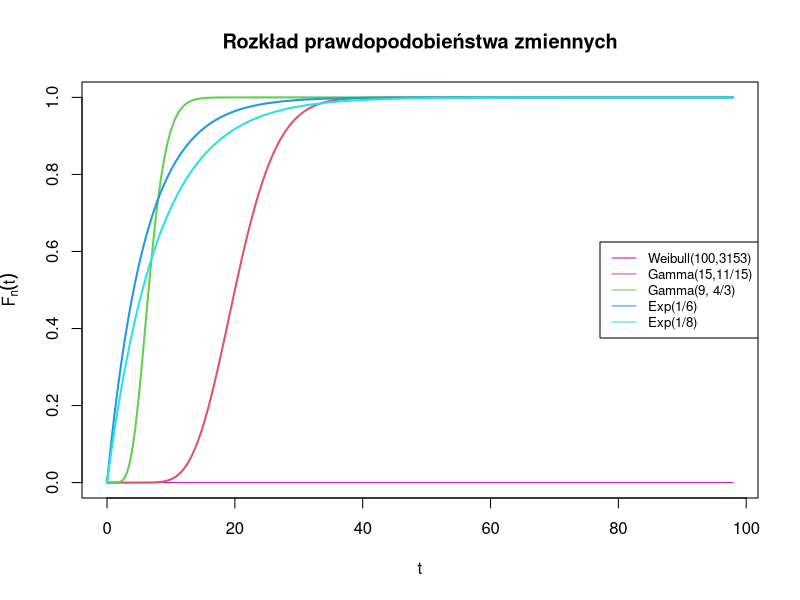
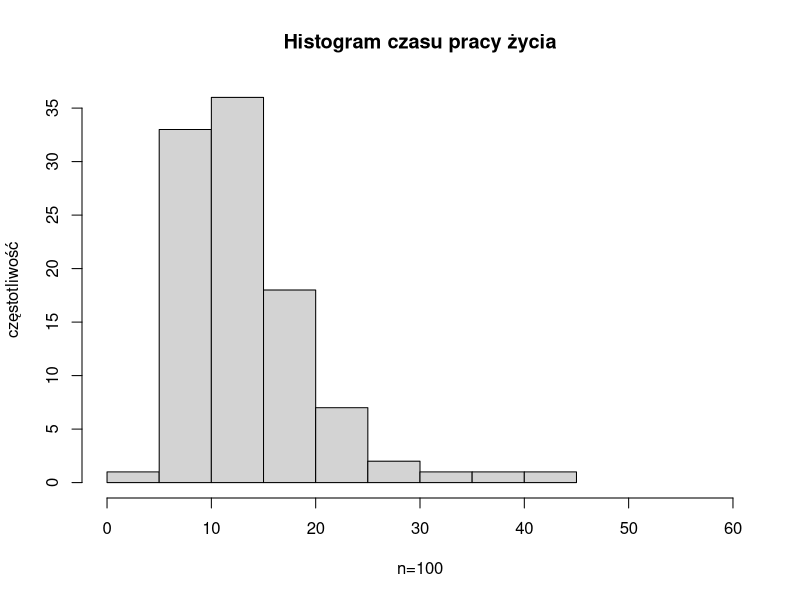
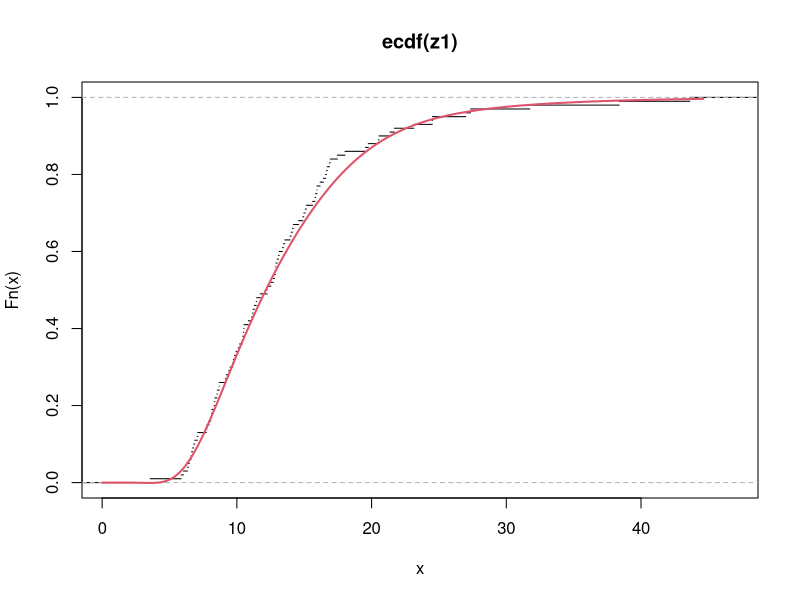
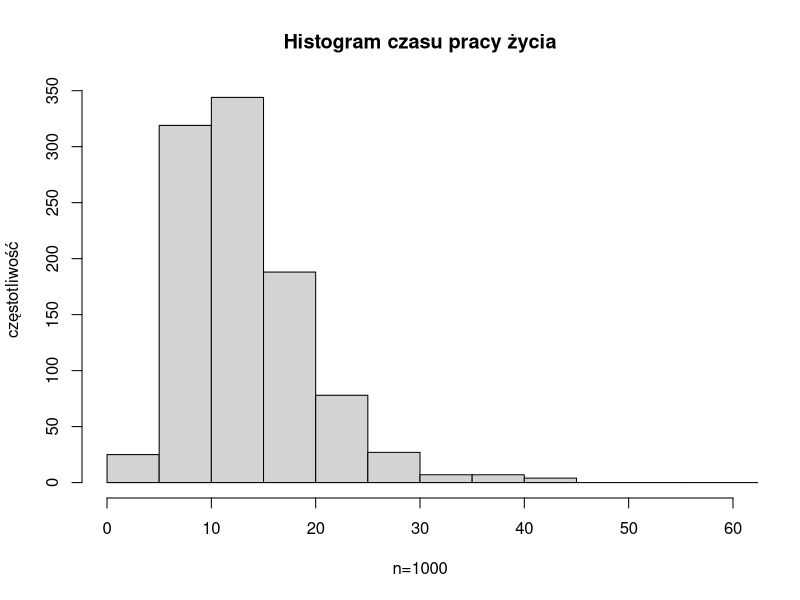
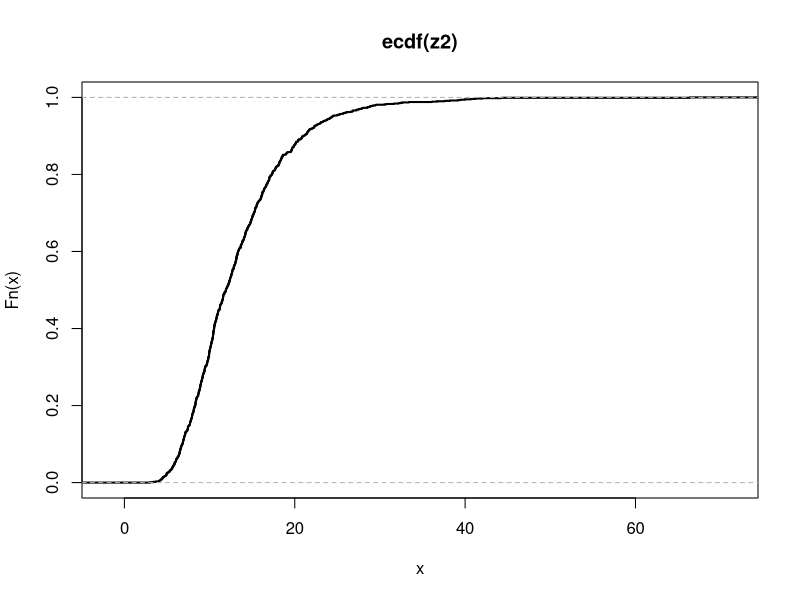
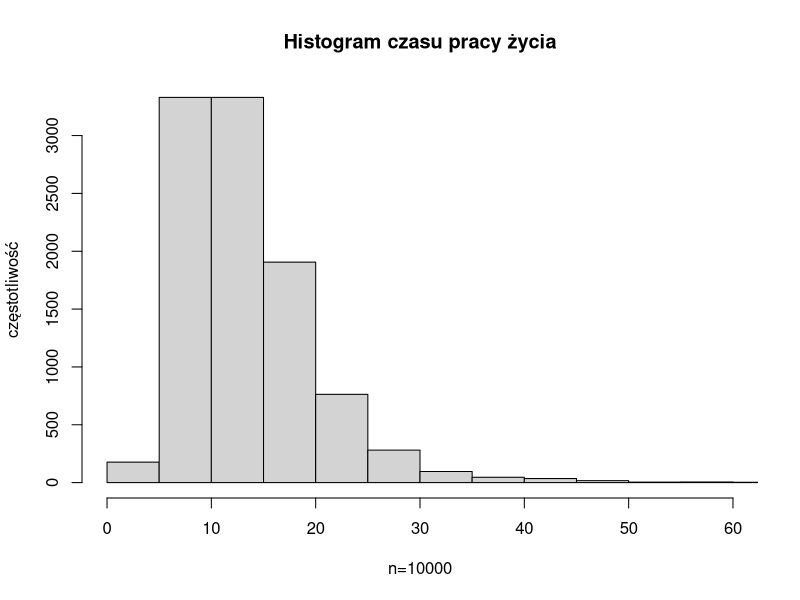
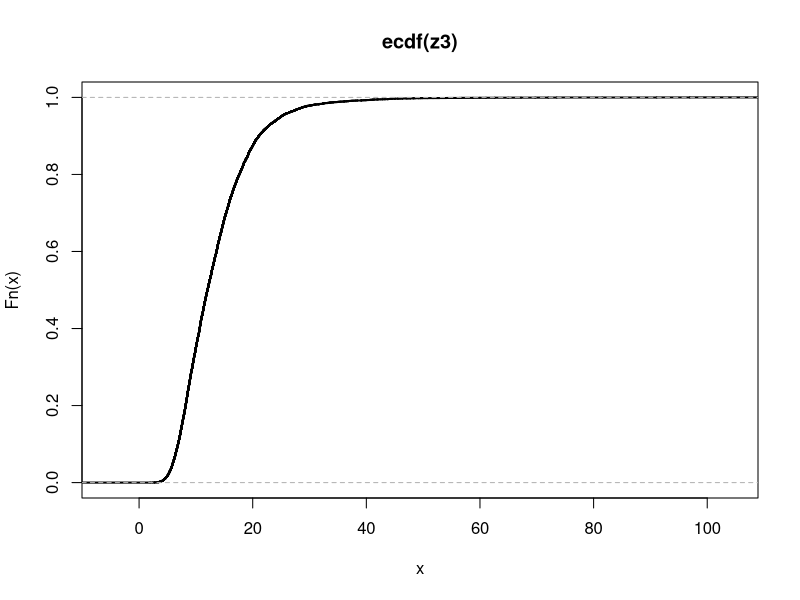
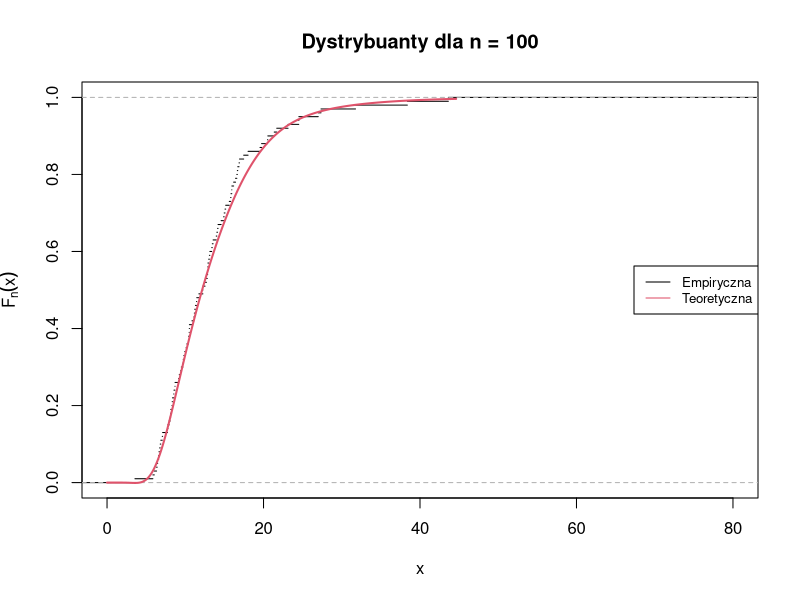

Write the R code that produced these figures, in order. (Note: this script raises an error after producing the figures.)
#####====================================================================================================================
# wyliczanie wartości średniej
#Niezawodność teoretyczna
r <-function(t){
p1 = 1 - pweibull(t,100,3153)
p2 = 1 - pgamma(t,15,11/15)
p3 = 1 - pgamma(t,9, 4/3)
p4 = 1 - pexp(t,1/6)
p5 = 1 - pexp(t,1/6)
p6 = 1 - pexp(t,1/6)
p7 = 1 - pexp(t, 1/8)

p1*p3 + p1*p7 - p1*p3*p7 + p1*p2*p5 + p1*p2*p6 + p1*p2*p4 - p1*p2*p4*p6*p5 - p1*p2*p5*p6 - p1*p2*p4*p5 + p1*p2*p4*p5*p6 - p1*p2*p3*p5 -p1*p2*p3*p6 - p1*p2*p3*p4 + p1*p2*p3*p4*p5*p6 +p1*p2*p3*p5*p6 +p1*p2*p3*p4*p5 - p1*p2*p3*p4*p5*p6 -p1*p2*p5*p7 - p1*p2*p6*p7 -p1*p2*p4*p7 +p1*p2*p4*p5*p6*p7 + p1*p2*p5*p6*p7+ p1*p2*p4*p5*p7 - p1*p2*p4*p5*p6*p7 +p1*p2*p3*p5*p7+ p1*p2*p3*p6*p7 + p1*p2*p3*p4*p7 -p1*p2*p3*p4*p5*p6*p7 -p1*p2*p3*p5*p6*p7 - p1*p2*p3*p4*p5*p7 +p1*p2*p3*p4*p5*p6*p7
}

integrate(r,0,Inf)
#####====================================================================================================================
#Symulacja z1
n1 = 100
z1 = c()
x1 = rweibull(n1, 100, 3153)
x2 = rgamma(n1, 15, 11/15)
x3 = rgamma(n1, 9, 4/3)
x4 = rexp(n1, 1/6)
x5 = rexp(n1, 1/6)
x6 = rexp(n1, 1/6)
x7 = rexp(n1, 1/8)

for(i in 1:n1){
  z1[i] <- min(x1[i],max(x3[i],x7[i],min(x2[i],max(x5[i],x6[i],x4[i]))))
}
integrate(r,0,Inf)
mean(z1)

#Symulacja z2
n2 = 1000
z2 = c()
x1 = rweibull(n2, 100, 3153)
x2 = rgamma(n2, 15, 11/15)
x3 = rgamma(n2, 9, 4/3)
x4 = rexp(n2, 1/6)
x5 = rexp(n2, 1/6)
x6 = rexp(n2, 1/6)
x7 = rexp(n2, 1/8)

for(i in 1:n2){
  z2[i] <- min(x1[i],max(x3[i],x7[i],min(x2[i],max(x5[i],x6[i],x4[i]))))
}
integrate(r,0,Inf)
mean(z2)

#Symulacja z3
n3 = 10000
z3 = c()
x1 = rweibull(n3, 100, 3153)
x2 = rgamma(n3, 15, 11/15)
x3 = rgamma(n3, 9, 4/3)
x4 = rexp(n3, 1/6)
x5 = rexp(n3, 1/6)
x6 = rexp(n3, 1/6)
x7 = rexp(n3, 1/8)


for(i in 1:n3){
  z3[i] <- min(x1[i],max(x3[i],x7[i],min(x2[i],max(x5[i],x6[i],x4[i]))))
}
integrate(r,0,Inf)
mean(z3)

#####====================================================================================================================
#Rozkład prawdopoobieństwa zmiennych 
x <- seq(0,max(z3)+1,by=0.01)
y <- pgamma(x,9, 4/3)
plot(x,y,col ="white", main="Rozkład prawdopodobieństwa zmiennych",ylab=expression(F[n](t)),xlab="t")


lines(x,pweibull(x,100,3153), col=6, lty=1, lwd=1)
lines(x,pgamma(x,15,11/15), col=2, lty=1,lwd=2)
lines(x,pgamma(x,9, 4/3), col=3, lty=1, lwd=2)
lines(x,pexp(x,1/6),col=4, lty=1,lwd=2)
lines(x,pexp(x,1/8),col=5, lty=1,lwd=2)

legend("right", legend=c("Weibull(100,3153)", "Gamma(15,11/15)","Gamma(9, 4/3)","Exp(1/6)","Exp(1/8)"),
       col=c(6, 2,3,4,5),lty=1, cex=0.8)

#####====================================================================================================================
#histogramy czasu życia
hist(z1, main="Histogram czasu pracy życia", ylab="częstotliwość",xlim=c(0,60),xlab="n=100")
x <- seq(0,max(z1)+1,by=0.01)
plot(ecdf(z1), pch=20,cex=0 )
lines(x,1-r(x), col=2, lty=1, lwd=2)


hist(z2, main="Histogram czasu pracy życia", ylab="częstotliwość",xlim=c(0,60),xlab="n=1000")
plot(ecdf(z2),lwd=2)

hist(z3, main="Histogram czasu pracy życia", ylab="częstotliwość",xlim=c(0,60),xlab="n=10000")
plot(ecdf(z3),lwd=2)

#####====================================================================================================================
#Dystrybuanty empiryczne, a teoretyczne 
#n=100
x <- seq(0,max(z1)+1,by=0.01)
plot(ecdf(z1), pch=20,cex=0 ,main="Dystrybuanty dla n = 100",ylab=expression(F[n](x)),xlim=c(0,80))
lines(x,1-r(x), col=2, lty=1, lwd=2)
legend("right", legend=c("Empiryczna", "Teoretyczna"),
       col=c(1,2),lty=1, cex=0.8)

#n=1000
x <- seq(0,max(z2)+1,by=0.01)
plot(ecdf(z2), pch=20,cex=0 ,main="Dystrybuanty dla n = 1 000",ylab=expression(F[n](x)),xlim=c(0,80))
lines(x,1-r(x), col=2, lty=1, lwd=2)
legend("right", legend=c("Empiryczna", "Teoretyczna"),
       col=c(1,2),lty=1, cex=0.8)

#n=10000
x <- seq(0,max(z3)+1,by=0.01)
plot(ecdf(z3), pch=20,cex=0 ,main="Dystrybuanty dla n = 10 000",ylab=expression(F[n](x)), xlim=c(0,80))
lines(x,1-r(x), col=2, lty=1, lwd=2)
legend("right", legend=c("Empiryczna", "Teoretyczna"),
       col=c(1,2),lty=1, cex=0.8)

#####====================================================================================================================
#Dystrybuanta teoretyczna
a1<-ecdf(z1)(x)
a2<-ecdf(z2)(x)
a3<-ecdf(z3)(x)


#dystrybuanta empiryczna
b<-1-r(x)

#Regresja prosta w R
reg1<-lm(a1~b)
reg2<-lm(a2~b)
reg3<-lm(a3~b)
summary(reg1)
summary(reg2)
summary(reg3)

#wykresy
plot(b,a1,type="l",col="2", xlab="Dystrybuanta empiryczna", ylab="Dystrybuanta teoretyczna")
abline(reg1)
legend("bottomright", legend=c("Regresja liniowa", "Dane"),
       col=c(1,2),lty=1, cex=0.8)
plot(b,a2,type="l",col="2", xlab="Dystrybuanta empiryczna", ylab="Dystrybuanta teoretyczna")
abline(reg1)
legend("bottomright", legend=c("Regresja liniowa", "Dane"),
       col=c(1,2),lty=1, cex=0.8)
plot(b,a3,type="l",col="2", xlab="Dystrybuanta empiryczna", ylab="Dystrybuanta teoretyczna")
abline(reg1)
legend("bottomright", legend=c("Regresja liniowa", "Dane"),
       col=c(1,2),lty=1, cex=0.8)

#####====================================================================================================================
#Miary 
T=23

#czas Vesely
czas0=c()
czas1_v=c()
czas2_v=c()
czas3_v=c()

#czas Birnbaum
czas1_b=c()
czas2_b=c()
czas3_b=c()

n=100 #lub 1000 lub 10000
for (i in 1:n){
  czas0[i]=max(min(x1[i],x7[i]),min(x1[i],x2[i],x5[i]), min(x1[i],x2[i],x6[i]),min(x1[i],x2[i],x4[i])
               ,min(x1[i],x3[i]))
  czas1_v[i]=max(min(T,x7[i]),min(T,x2[i],x5[i]), min(T,x2[i],x6[i]),min(T,x2[i],x4[i])
               ,min(T,x3[i]))
  czas2_v[i]=max(min(x1[i],x7[i]),min(x1[i],T,x5[i]), min(x1[i],T,x6[i]),min(x1[i],T,x4[i])
               ,min(x1[i],x3[i]))
  czas3_v[i]=max(min(x1[i],x7[i]),min(x1[i],x2[i],x5[i]), min(x1[i],x2[i],x6[i]),min(x1[i],x2[i],x4[i])
               ,min(x1[i],T))
  czas1_b[i]=max(min(0,x7[i]),min(0,x2[i],x5[i]), min(0,x2[i],x6[i]),min(0,x2[i],x4[i])
               ,min(0,x3[i]))
  czas2_b[i]=max(min(x1[i],x7[i]),min(x1[i],0,x5[i]), min(x1[i],0,x6[i]),min(x1[i],0,x4[i])
               ,min(x1[i],x3[i]))
  czas3_b[i]=max(min(x1[i],x7[i]),min(x1[i],x2[i],x5[i]), min(x1[i],x2[i],x6[i]),min(x1[i],x2[i],x4[i])
               ,min(x1[i],0))
}

P=mean(czas0>=T)
P1_v=mean(czas1_v>=T)
P2_v=mean(czas2_v>=T)
P3_v=mean(czas3_v>=T)

P1_b=mean(czas1_b>=T)
P2_b=mean(czas2_b>=T)
P3_b=mean(czas3_b>=T)

Vesely=c(P1_v-P,P2_v-P,P3_v-P)
Birnbaum=c(P1_v-P1_b,P2_v-P2_b,P3_v-P3_b)
Środek_komunikacji=c('Pieszo','Autobus nr 167','Autobus nr 168')
I_a_przez_I_b=Vesely/Birnbaum
Miary<-data.frame(Środek_komunikacji, Vesely, Birnbaum,I_a_przez_I_b)
Miary

t=10000
p1 = 1 - pweibull(t,100,3153)
p2 = 1 - pgamma(t,15,11/15)
p3 = 1 - pgamma(t,9, 4/3)
p4 = 1 - pexp(t,1/6)
p5 = 1 - pexp(t,1/6)
p6 = 1 - pexp(t,1/6)
p7 = 1 - pexp(t, 1/8)

f_pr1<-function(p1,p2,p3,p4,p5,p6,p7){
  p1*p3 + p1*p7 - p1*p3*p7 + p1*p2*p5 + p1*p2*p6 + p1*p2*p4 - p1*p2*p4*p6*p5 - p1*p2*p5*p6 - p1*p2*p4*p5 + p1*p2*p4*p5*p6 - p1*p2*p3*p5 -p1*p2*p3*p6 - p1*p2*p3*p4 + p1*p2*p3*p4*p5*p6 +p1*p2*p3*p5*p6 +p1*p2*p3*p4*p5 - p1*p2*p3*p4*p5*p6 -p1*p2*p5*p7 - p1*p2*p6*p7 -p1*p2*p4*p7 +p1*p2*p4*p5*p6*p7 + p1*p2*p5*p6*p7+ p1*p2*p4*p5*p7 - p1*p2*p4*p5*p6*p7 +p1*p2*p3*p5*p7+ p1*p2*p3*p6*p7 + p1*p2*p3*p4*p7 -p1*p2*p3*p4*p5*p6*p7 -p1*p2*p3*p5*p6*p7 - p1*p2*p3*p4*p5*p7 +p1*p2*p3*p4*p5*p6*p7
  
}

#Vesely
Ia1<-f_pr1(1,p2,p3,p4,p5,p6,p7)-f_pr1(p1,p2,p3,p4,p5,p6,p7)
Ia2<-f_pr1(p1,1,p3,p4,p5,p6,p7)-f_pr1(p1,p2,p3,p4,p5,p6,p7)
Ia3<-f_pr1(p1,p2,1,p4,p5,p6,p7)-f_pr1(p1,p2,p3,p4,p5,p6,p7)

#Birnbaum
Ib1<-f_pr1(1,p2,p3,p4,p5,p6,p7)-f_pr1(0,p2,p3,p4,p5,p6,p7)
Ib2<-f_pr1(p1,1,p3,p4,p5,p6,p7)-f_pr1(p1,0,p3,p4,p5,p6,p7)
Ib3<-f_pr1(p1,p2,1,p4,p5,p6,p7)-f_pr1(p1,p2,0,p4,p5,p6,p7)

#testy Kolmogorowa
#vesely
ks.test(Ia1,P1_v-P)
ks.test(Ia2,P2_v-P)
ks.test(Ia3,P3_v-P)

#Birnbaum
ks.test(Ib1,P1_v-P1_b)
ks.test(Ib2,P2_v-P2_b)
ks.test(Ib3,P3_v-P3_b)


#####====================================================================================================================
#Obliczanie wartości oczekiwanej i wariancji z funkcji niezawodności.
r2 <-  function(t){2*t*r(t)}
mt <-  integrate(r,0, Inf)$value
mt2 <- integrate(r2, 0, Inf)$value
vt  = mt2  - (mt)^2 

#obliczanie wartości oczekiwanej i wariancji z wygenerowanych rozkładów
mt_z1 <- mean(z1) #n = 100
vt_z1 <- var(z1)

mt_z2 <- mean(z2) #n = 1 000
vt_z2 <- var(z2)

mt_z3 <- mean(z3) #n = 10 000 
vt_z3 <- var(z3)



#Test kołomogorowa-Smirnowa
#dla wartości oczekiwanej
ks.test(mt, z1)
ks.test(mt, z2)
ks.test(mt, z3)

#####====================================================================================================================
#Proces odnowy
n = 10000
z = c()         #czas życia układu 
z_pom = c()     #czas życia układu bez składnika x7
z_odn = c()

for(i in 1:n){
  z[i]     <-  min(x1[i],max(x3[i],x7[i],min(x2[i],max(x5[i],x6[i],x4[i]))))
  z_pom[i] <- min(x1[i],max(x3[i],min(x2[i],max(x5[i],x6[i],x4[i]))))
}

f <-numeric()   #wektor odnowy
for(i in 1:n){
  
  if(x7[i]>z_pom[i]){counter <- 0 }
  
  while(x7[i]<z_pom[i]){
    
    x7[i] <- x7[i] + runif(1, min=0, max=0.1)
    
    if(x7[i]>z_pom[i]){x7[i] <- z_pom[i] 
    i = i + 1}
    
    x7[i] <- x7[i] + rweibull(1,10,4)
    
    counter <- sum(counter,1)
    
  }
  f <- append(f,counter)
  z_odn[i] <- min(x1[i],max(x3[i],x7[i],min(x2[i],max(x5[i],x6[i],x4[i]))))
}

mean(z)
mean(z_odn)
var(z)
var(z_odn)
mean(f)




